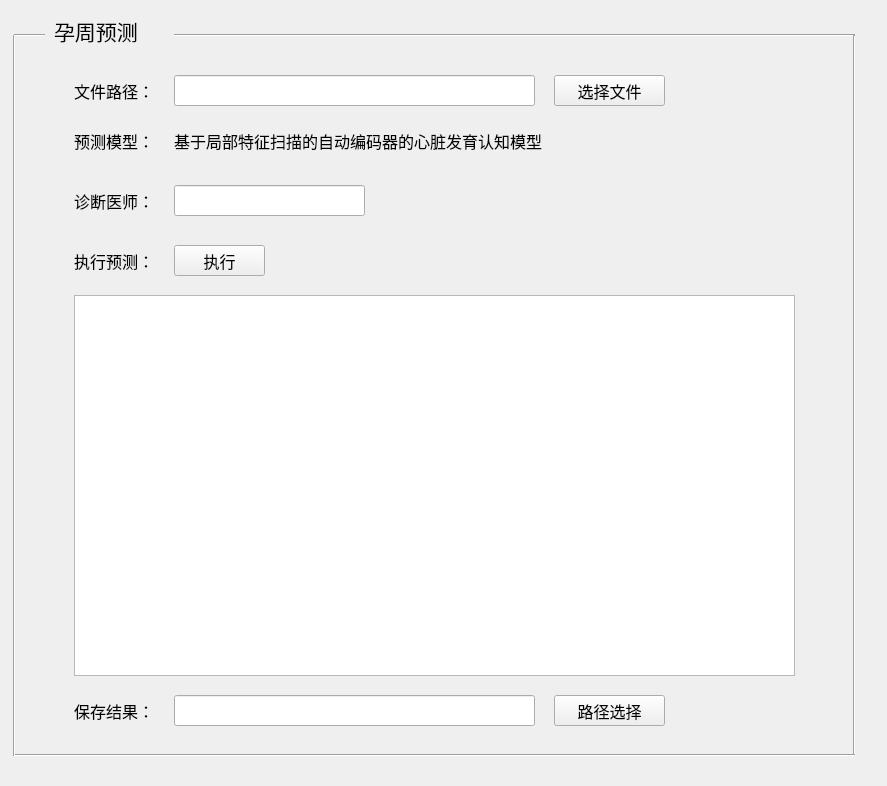
<?xml version="1.0" encoding="UTF-8"?>
<ui version="4.0">
 <class>yunzhouyuce</class>
 <widget class="QWidget" name="yunzhouyuce">
  <property name="geometry">
   <rect>
    <x>0</x>
    <y>0</y>
    <width>887</width>
    <height>786</height>
   </rect>
  </property>
  <property name="windowTitle">
   <string>Form</string>
  </property>
  <property name="toolTipDuration">
   <number>-2</number>
  </property>
  <property name="styleSheet">
   <string notr="true"/>
  </property>
  <widget class="QLineEdit" name="lineEdit_19">
   <property name="geometry">
    <rect>
     <x>174</x>
     <y>185</y>
     <width>191</width>
     <height>31</height>
    </rect>
   </property>
  </widget>
  <widget class="Line" name="line_4">
   <property name="geometry">
    <rect>
     <x>174</x>
     <y>25</y>
     <width>681</width>
     <height>20</height>
    </rect>
   </property>
   <property name="orientation">
    <enum>Qt::Horizontal</enum>
   </property>
  </widget>
  <widget class="QLabel" name="label_23">
   <property name="geometry">
    <rect>
     <x>74</x>
     <y>125</y>
     <width>91</width>
     <height>31</height>
    </rect>
   </property>
   <property name="font">
    <font>
     <family>新宋体</family>
     <pointsize>12</pointsize>
    </font>
   </property>
   <property name="text">
    <string>预测模型：</string>
   </property>
  </widget>
  <widget class="QLabel" name="label_24">
   <property name="geometry">
    <rect>
     <x>74</x>
     <y>185</y>
     <width>91</width>
     <height>31</height>
    </rect>
   </property>
   <property name="font">
    <font>
     <family>新宋体</family>
     <pointsize>12</pointsize>
    </font>
   </property>
   <property name="text">
    <string>诊断医师：</string>
   </property>
  </widget>
  <widget class="QLabel" name="label_21">
   <property name="geometry">
    <rect>
     <x>54</x>
     <y>15</y>
     <width>121</width>
     <height>31</height>
    </rect>
   </property>
   <property name="font">
    <font>
     <family>黑体</family>
     <pointsize>16</pointsize>
    </font>
   </property>
   <property name="text">
    <string>孕周预测</string>
   </property>
  </widget>
  <widget class="QTextEdit" name="textEdit_2">
   <property name="geometry">
    <rect>
     <x>74</x>
     <y>295</y>
     <width>721</width>
     <height>381</height>
    </rect>
   </property>
  </widget>
  <widget class="QPushButton" name="pushButton_5">
   <property name="geometry">
    <rect>
     <x>174</x>
     <y>245</y>
     <width>91</width>
     <height>31</height>
    </rect>
   </property>
   <property name="font">
    <font>
     <family>新宋体</family>
     <pointsize>12</pointsize>
    </font>
   </property>
   <property name="text">
    <string>执行</string>
   </property>
  </widget>
  <widget class="Line" name="line_3">
   <property name="geometry">
    <rect>
     <x>844</x>
     <y>35</y>
     <width>20</width>
     <height>721</height>
    </rect>
   </property>
   <property name="orientation">
    <enum>Qt::Vertical</enum>
   </property>
  </widget>
  <widget class="QLineEdit" name="lineEdit_16">
   <property name="geometry">
    <rect>
     <x>174</x>
     <y>75</y>
     <width>361</width>
     <height>31</height>
    </rect>
   </property>
  </widget>
  <widget class="QPushButton" name="pushButton">
   <property name="geometry">
    <rect>
     <x>554</x>
     <y>75</y>
     <width>111</width>
     <height>31</height>
    </rect>
   </property>
   <property name="font">
    <font>
     <family>新宋体</family>
     <pointsize>12</pointsize>
    </font>
   </property>
   <property name="text">
    <string>选择文件</string>
   </property>
  </widget>
  <widget class="Line" name="line_2">
   <property name="geometry">
    <rect>
     <x>14</x>
     <y>745</y>
     <width>841</width>
     <height>20</height>
    </rect>
   </property>
   <property name="orientation">
    <enum>Qt::Horizontal</enum>
   </property>
  </widget>
  <widget class="QLabel" name="label_20">
   <property name="geometry">
    <rect>
     <x>74</x>
     <y>75</y>
     <width>91</width>
     <height>31</height>
    </rect>
   </property>
   <property name="font">
    <font>
     <family>新宋体</family>
     <pointsize>12</pointsize>
    </font>
   </property>
   <property name="text">
    <string>文件路径：</string>
   </property>
  </widget>
  <widget class="Line" name="line">
   <property name="geometry">
    <rect>
     <x>4</x>
     <y>35</y>
     <width>20</width>
     <height>721</height>
    </rect>
   </property>
   <property name="orientation">
    <enum>Qt::Vertical</enum>
   </property>
  </widget>
  <widget class="Line" name="line_5">
   <property name="geometry">
    <rect>
     <x>14</x>
     <y>25</y>
     <width>31</width>
     <height>20</height>
    </rect>
   </property>
   <property name="orientation">
    <enum>Qt::Horizontal</enum>
   </property>
  </widget>
  <widget class="QLabel" name="label_26">
   <property name="geometry">
    <rect>
     <x>74</x>
     <y>245</y>
     <width>91</width>
     <height>31</height>
    </rect>
   </property>
   <property name="font">
    <font>
     <family>新宋体</family>
     <pointsize>12</pointsize>
    </font>
   </property>
   <property name="text">
    <string>执行预测：</string>
   </property>
  </widget>
  <widget class="QLabel" name="label_22">
   <property name="geometry">
    <rect>
     <x>174</x>
     <y>125</y>
     <width>471</width>
     <height>31</height>
    </rect>
   </property>
   <property name="font">
    <font>
     <family>新宋体</family>
     <pointsize>12</pointsize>
    </font>
   </property>
   <property name="text">
    <string>基于局部特征扫描的自动编码器的心脏发育认知模型</string>
   </property>
  </widget>
  <widget class="QLabel" name="label">
   <property name="geometry">
    <rect>
     <x>-86</x>
     <y>375</y>
     <width>1071</width>
     <height>861</height>
    </rect>
   </property>
   <property name="text">
    <string/>
   </property>
  </widget>
  <widget class="QPushButton" name="pushButton_2">
   <property name="geometry">
    <rect>
     <x>554</x>
     <y>695</y>
     <width>111</width>
     <height>31</height>
    </rect>
   </property>
   <property name="font">
    <font>
     <family>新宋体</family>
     <pointsize>12</pointsize>
    </font>
   </property>
   <property name="text">
    <string>路径选择</string>
   </property>
  </widget>
  <widget class="QLabel" name="label_27">
   <property name="geometry">
    <rect>
     <x>74</x>
     <y>695</y>
     <width>91</width>
     <height>31</height>
    </rect>
   </property>
   <property name="font">
    <font>
     <family>新宋体</family>
     <pointsize>12</pointsize>
    </font>
   </property>
   <property name="text">
    <string>保存结果：</string>
   </property>
  </widget>
  <widget class="QLineEdit" name="lineEdit_17">
   <property name="geometry">
    <rect>
     <x>174</x>
     <y>695</y>
     <width>361</width>
     <height>31</height>
    </rect>
   </property>
  </widget>
  <zorder>label</zorder>
  <zorder>lineEdit_19</zorder>
  <zorder>line_4</zorder>
  <zorder>label_23</zorder>
  <zorder>label_24</zorder>
  <zorder>label_21</zorder>
  <zorder>textEdit_2</zorder>
  <zorder>pushButton_5</zorder>
  <zorder>line_3</zorder>
  <zorder>lineEdit_16</zorder>
  <zorder>pushButton</zorder>
  <zorder>line_2</zorder>
  <zorder>label_20</zorder>
  <zorder>line</zorder>
  <zorder>line_5</zorder>
  <zorder>label_26</zorder>
  <zorder>label_22</zorder>
  <zorder>pushButton_2</zorder>
  <zorder>label_27</zorder>
  <zorder>lineEdit_17</zorder>
 </widget>
 <resources/>
 <connections/>
</ui>
